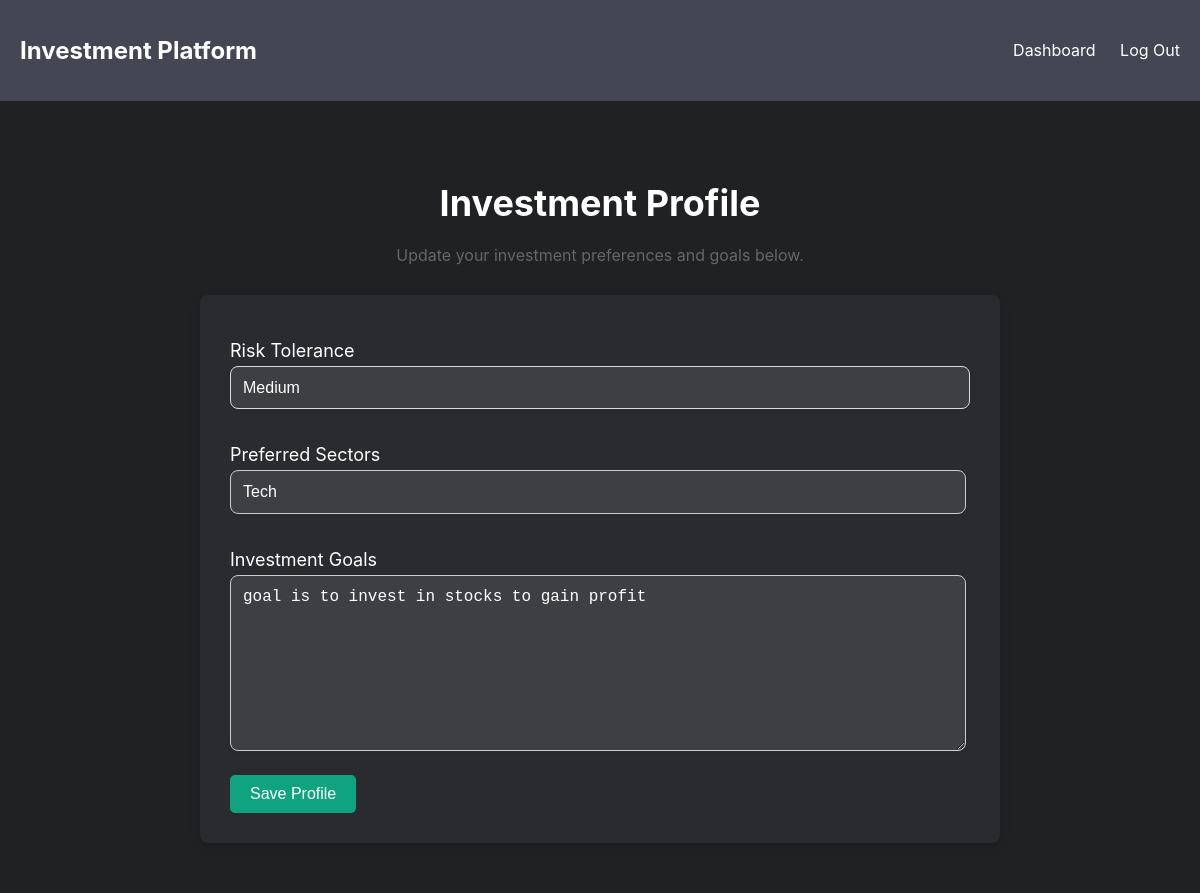
Screenshot of /profile (signed in) with the database file from the repository.
### tables this page shows
CREATE TABLE investment_profiles (
                user_id INTEGER PRIMARY KEY,
                risk_tolerance TEXT,
                preferred_sectors TEXT,
                investment_goals TEXT
            );

### app.py (the view, shortened to what this page needs)
@app.route('/profile', methods=['GET', 'POST'])
def profile():
    if 'user_id' not in session:
        return redirect('/login')
    conn = get_db_connection()
    profile = conn.execute('SELECT * FROM investment_profiles WHERE user_id = ?', (session['user_id'],)).fetchone()
    conn.close()
    return render_template('profile.html', profile=profile)

### app.py (called while the page is built)
def get_db_connection():
    conn = sqlite3.connect(DATABASE)
    conn.row_factory = sqlite3.Row
    return conn

### templates/profile.html (shortened to what this page needs)
<!DOCTYPE html>
<html lang="en">
  <head>
    <link rel="stylesheet" href="/static/css/styleprofile.css" />
  </head>
  <body>
    <nav class="navbar">
      <div class="container">
        <h1 class="brand">Investment Platform</h1>
        <ul class="nav-links">
          <li><a href="/">Dashboard</a></li>
          <li><a href="/logout">Log Out</a></li>
        </ul>
      </div>
    </nav>
    <section class="profile">
      <div class="container">
        <h2>Investment Profile</h2>
        <p>Update your investment preferences and goals below.</p>
        <form method="POST" action="/profile" class="profile-form">
          <label for="risk_tolerance">Risk Tolerance</label>
          <select name="risk_tolerance" id="risk_tolerance" required>
            <option value="medium" {% if profile and profile['risk_tolerance'] == 'medium' %}selected{% endif %}>Medium</option>
          </select>
          <label for="preferred_sectors">Preferred Sectors</label>
          <input type="text" name="preferred_sectors" id="preferred_sectors" value="{{ profile['preferred_sectors'] if profile else '' }}" required />
          <label for="investment_goals">Investment Goals</label>
          <textarea name="investment_goals" id="investment_goals" required>{{ profile['investment_goals'] if profile else '' }}</textarea>
          <button type="submit" class="btn">Save Profile</button>
        </form>
      </div>
    </section>
  </body>
</html>

### static/css/styleprofile.css (style rules this page uses)
body { font-family: "Inter", sans-serif; margin: 0; background-color: #202123; color: #FFFFFF; }
.profile { padding: 50px 0; background-color: #202123; }
.profile .container { max-width: 800px; margin: 0 auto; text-align: center; }
h2 { font-size: 36px; color: white; margin-bottom: 20px; }
p { font-size: 16px; color: #666; margin-bottom: 30px; }
.profile-form { background-color: #2A2B2E; padding: 30px; border-radius: 8px; box-shadow: 0 4px 12px rgba(0, 0, 0, 0.1); text-align: left; }
.profile-form label { font-size: 18px; color: white; display: block; margin: 15px 0 5px; }
.profile-form select { font-size: 16px; padding: 12px; width: 100%; margin-bottom: 20px; border: 1px solid #ddd; border-radius: 8px; background-color: #3E3F42; color: white; box-shadow: 0 2px 4px rgba(0, 0, 0, 0.05); appearance: none; -webkit-appearance: none; }
.profile-form input, .profile-form textarea { width: 96%; padding: 12px; font-size: 16px; margin-bottom: 20px; border: 1px solid #ccc; border-radius: 8px; background-color: #3E3F42; color: white; box-shadow: 0 2px 4px rgba(0, 0, 0, 0.05); appearance: none; -webkit-appearance: none; }
.profile-form textarea { height: 150px; resize: vertical; }
.profile-form button { padding: 10px 20px; font-size: 16px; background-color: #10A37F; color: white; border: none; border-radius: 5px; cursor: pointer; transition: background-color 0.3s ease; }
.navbar { background: #444654; color: #fff; padding: 1rem 0; position: sticky; top: 0; z-index: 1000; }
.navbar .container { display: flex; justify-content: space-between; align-items: center; max-width: 1200px; margin: 0 auto; padding: 0 20px; }
.navbar .brand { color: white; font-size: 24px; }
.navbar .nav-links { list-style: none; }
.navbar .nav-links li { display: inline; margin-left: 20px; }
.navbar .nav-links a { color: white; text-decoration: none; font-size: 16px; }

### rows the page displays
investment_profiles: risk_tolerance "Medium", preferred_sectors "Tech", investment_goals "goal is to invest in stocks to gain profit"
